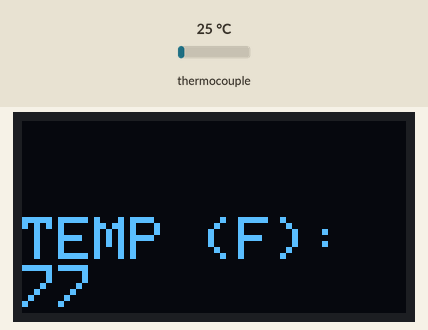
This sketch was run on a simulated ESP8266 (NodeMCU). On the bench: 128×64 one-colour display. Inputs (shaded band) come from the test bench; at power-on: thermocouple 25 °C. The display library's start-up logo is not drawn; what the sketch prints to the serial monitor is not drawn.

Above: at 5.7 s.
5.8 s: thermocouple set to 6 °C
At 7.7 s:
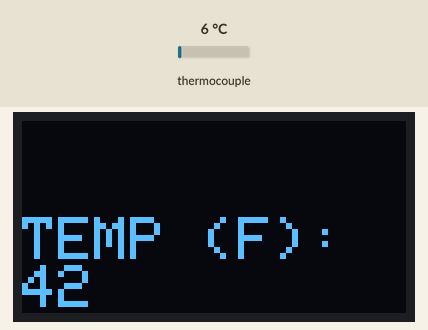
8.1 s: thermocouple set to 75 °C
At 9.9 s:
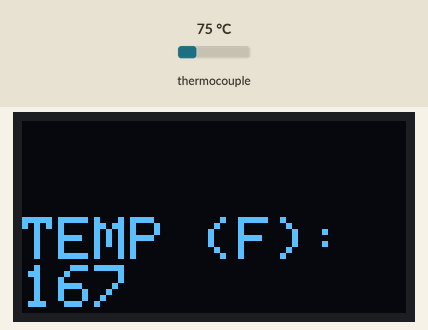
10.2 s: thermocouple set to 150 °C
At 11.0 s:
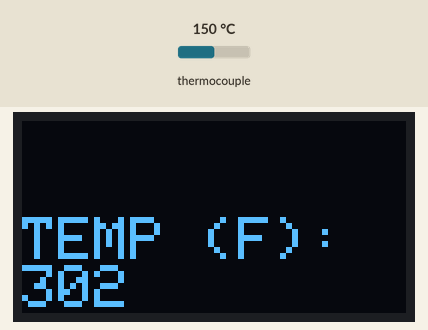
Timing chart, 0 to 13.2 s (numbered marks = the images above; inputs shaded):
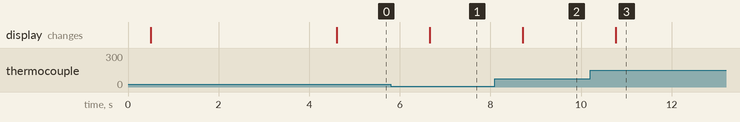

The sketch:

o-t-combined_test.ino
```cpp
// THERMOCOUPLE INIT //
#include "max6675.h"

int thermoCLK = D0;
int thermoCS = D3;
int thermoSO = D4;

int cur_temp = 0;
MAX6675 thermocouple(thermoCLK, thermoCS, thermoSO);
// THERMOCOUPLE INIT //

// OLED INIT //
#include <Adafruit_SSD1306.h>
#define SCREEN_WIDTH 128 // OLED display width, in pixels
#define SCREEN_HEIGHT 64 // OLED display height, in pixels

// Declaration for an SSD1306 display connected to I2C (SDA, SCL pins)
#define OLED_RESET     -1 // Reset pin # (or -1 if sharing Arduino reset pin)
Adafruit_SSD1306 display(SCREEN_WIDTH, SCREEN_HEIGHT, &Wire, OLED_RESET);
// OLED INIT //

void setup() {
  Serial.begin(9600);
  // THERMOCOUPLE SETUP //
  // wait for MAX chip to stabilize
  delay(500);
  // THERMOCOUPLE SETUP //

    // OLED SETUP //
  // Display Setup
  if(!display.begin(SSD1306_SWITCHCAPVCC, 0x3C)) {
    Serial.println(F("SSD1306 allocation failed"));
    for(;;); // Don't proceed, loop forever
  }
  display.display();
  delay(2000); // Pause for 2 seconds

  // Clear the buffer
  display.clearDisplay();
  display.setTextSize(1); // Draw 2X-scale text
  display.setTextColor(WHITE);
  display.setCursor(0, 0);
  display.display();      // Show initial text
  delay(2000);
  // OLED SETUP //

  Serial.println("o-t_test");
}

void loop() {
  // basic readout test, just print the current temp
  cur_temp = thermocouple.readFahrenheit();
  Serial.print("C = ");
  Serial.print(thermocouple.readCelsius());
  Serial.print(" | F = ");
  Serial.println(cur_temp);

  update_screen();

  // For the MAX6675 to update, you must delay AT LEAST 250ms between reads!
  delay(1000);
}

// OLED FUNCTIONS //
void update_screen() {
  // setup
  display.clearDisplay();

  //Display the Temperature at the probe
  display.setTextSize(2); // Draw 2X-scale text
  display.setCursor(0, 32);
  display.print("TEMP (F): ");
  display.print(cur_temp);

  display.display();
}
// OLED FUNCTIONS //
```

Measured:
- after the input at 5.8 s, the display: changes after 0.86 s (image 1)
- after the input at 8.1 s, the display: changes after 0.62 s (image 2)
- after the input at 10.2 s, the display: changes after 0.57 s (image 3)
